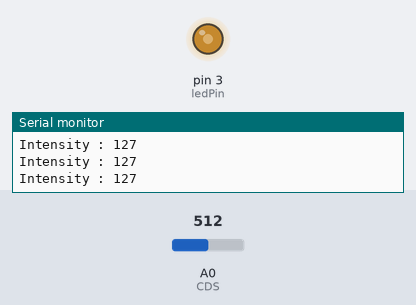
The sketch below on a simulated Arduino Uno, built with avr-gcc and run on an emulated ATmega328P. Shown: output pins drawn as LEDs (lit = HIGH), the last lines printed to the serial monitor. The inputs (shaded band) are chosen by the test bench; at power-on: A0 (CDS) = 512.

Above: at 1.2 s.
1.3 s: A0 (CDS) set to 716
At 2.5 s:
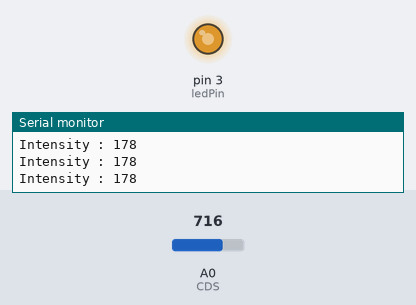
2.8 s: A0 (CDS) set to 900
At 4.0 s:
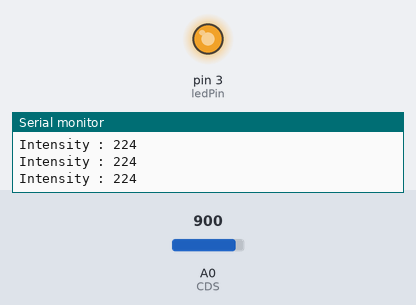
4.3 s: A0 (CDS) set to 122
At 5.4 s:
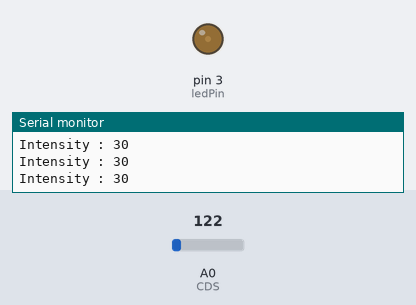
5.8 s: A0 (CDS) set to 0
At 6.7 s:
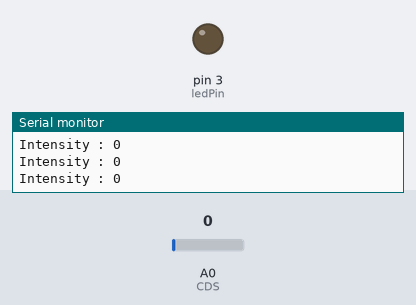
7.3 s: A0 (CDS) set to 511
At 8.1 s:
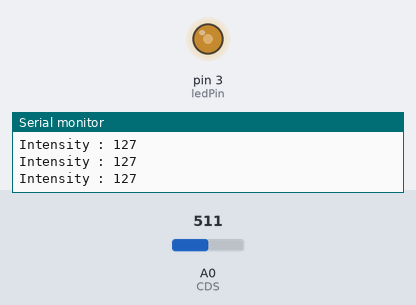
Timing chart, 0 to 9.8 s (numbered marks = the images above; inputs shaded):
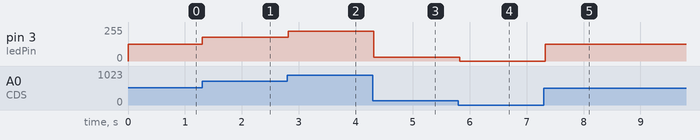

The sketch:

_______0521___7_1.ino
```cpp
#include <Arduino.h>

const int CDS = 0;
const byte ledPin = 3;

int val = 0;
int intensity = 0;

void setup()
{
  Serial.begin(9600);
  pinMode(ledPin, OUTPUT);
}

void loop()
{
  val = analogRead(CDS);
  intensity = map(val, 0, 1023, 0, 255);
  Serial.print("Intensity : ");
  Serial.println(intensity);
  analogWrite(ledPin, intensity);
  delay(100);
}
```

Measured:
- after the input at 1.3 s, pin 3 (ledPin): 127/255 → 178/255 at once
- after the input at 2.8 s, pin 3 (ledPin): 178/255 → 224/255 at once
- after the input at 4.3 s, pin 3 (ledPin): 224/255 → 30/255 at once
- after the input at 5.8 s, pin 3 (ledPin): 30/255 → 0/255 at once
- after the input at 7.3 s, pin 3 (ledPin): 0/255 → 127/255 at once
